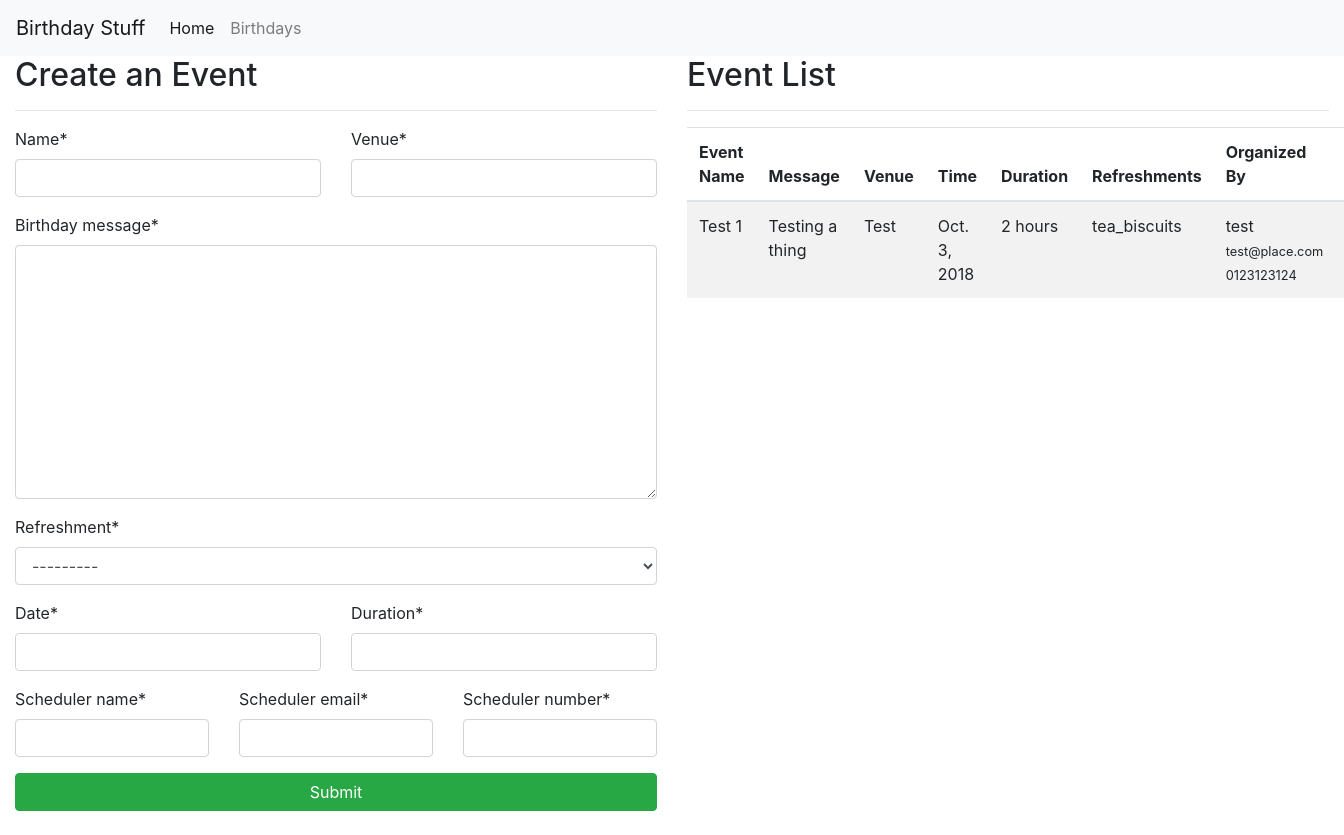
/events/, run on an earlier commit of the app's database.
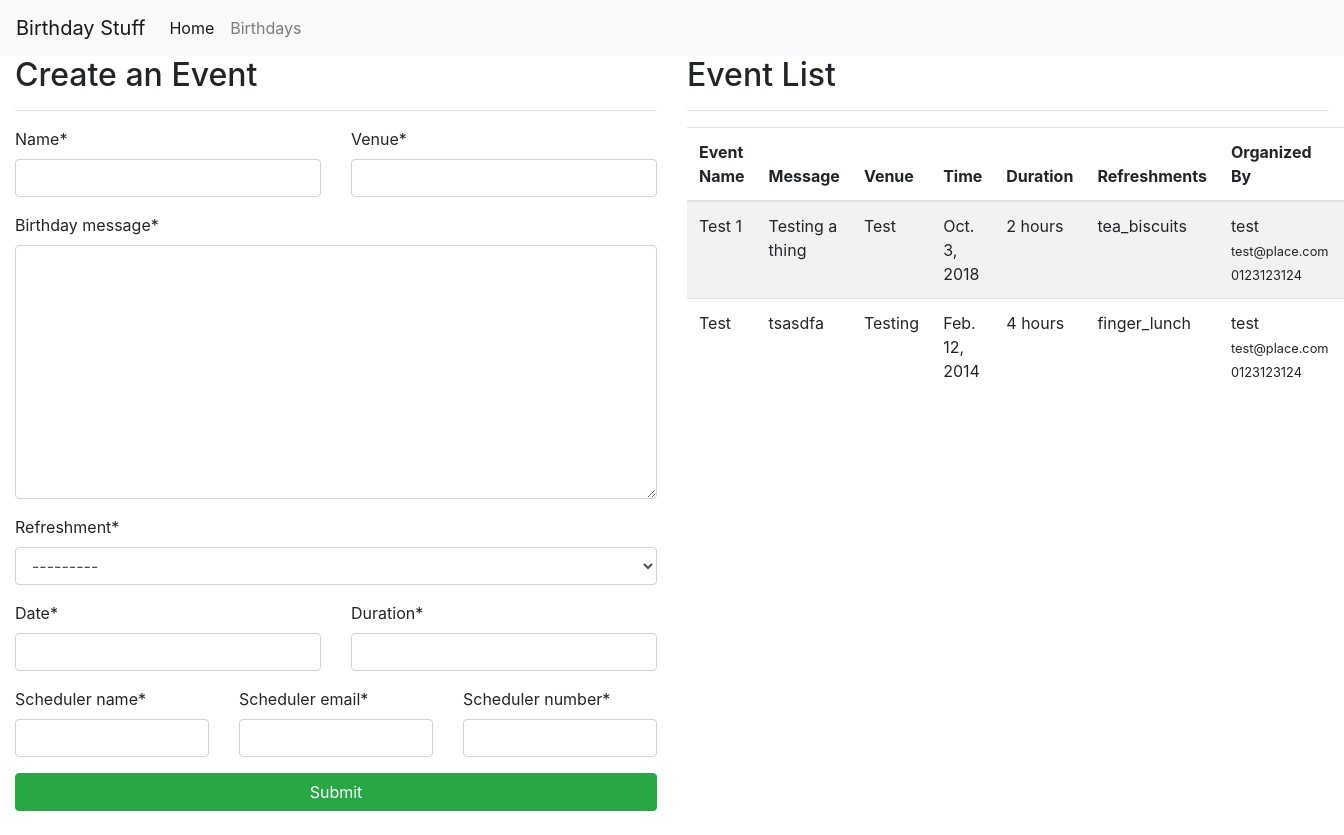
And on a later commit of the database.
### birthday/models.py (models this page shows, shortened)
class Birthday(models.Model):
    name = models.CharField(max_length=255)
    birthday_message = models.TextField()
    date = models.DateTimeField()
    duration = models.IntegerField()
    venue = models.CharField(max_length=255)
    refreshment = models.CharField(max_length=255, choices=REFRESHMENT_CHOICES)
    scheduler_name = models.CharField(max_length=255)
    scheduler_email = models.EmailField(max_length=255)
    scheduler_number = models.CharField(max_length=10)

### birthday/views.py (the view)
# urls.py: path('events/', views.birthday, name='birthday'),
def birthday(req):
    if req.method == 'POST':
        form = BirthdayForm(req.POST)
        if form.is_valid():
            form.save()
            return HttpResponseRedirect('/birthday/events')
    else:
        form = BirthdayForm()
    birthdays = Birthday.objects.all()
    return render(req, 'birthday/birthday.html', {
        'form': form,
        'birthdays': birthdays,
        'refreshment_choices': REFRESHMENT_CHOICES
    })

### birthday/forms.py
class BirthdayForm(ModelForm):
    class Meta:
        model = Birthday
        fields = '__all__'

### birthday/templates/birthday/birthday.html (shortened to what the changed rows need)
{% extends 'layout.html' %}
{% load crispy_forms_tags %}
{% block content %}
    <div class="container-fluid">
        <div class="row">
            <div class="col-sm-12 col-md-6">
                <h2>Create an Event</h2>
            </div>
            <div class="col-sm-12 col-md-6">
                <h2>Event List</h2>
                <table class="table table-striped">
                    <thead>
                        <tr>
                            <th>Event Name</th>
                            <th>Message</th>
                            <th>Venue</th>
                            <th>Time</th>
                            <th>Duration</th>
                            <th>Refreshments</th>
                            <th>Organized By</th>
                            <th></th>
                        </tr>
                    </thead>
                    <tbody>
                    {% if birthdays|length > 0 %}
                        {% for b in birthdays %}
                            <tr>
                                <td>{{ b.name }}</td>
                                <td>{{ b.birthday_message }}</td>
                                <td>{{ b.venue }}</td>
                                <td>{{ b.date | date }}</td>
                                <td>{{ b.duration }} hours</td>
                                <td>{{ b.refreshment }}</td>
                                <td>
                                    {{ b.scheduler_name }}
                                    <br/>
                                    <small>{{ b.scheduler_email }}</small>
                                    <br/>
                                    <small>{{ b.scheduler_number }}</small>
                                </td>
                                <td>
                                </td>
                            </tr>
                        {% endfor %}
                    {% else %}
                        <tr>
                            <td colspan="8">
                                <p class="text-center text-muted">No birthdays found</p>
                            </td>
                        </tr>
                    {% endif %}
                    </tbody>
                </table>
            </div>
        </div>
    </div>
{% endblock %}

What changed in the data, as far as the page shows it:
added Birthday: name "Test", birthday_message "tsasdfa", venue "Testing", date "Feb. 12, 2014", duration "4", refreshment "finger_lunch", scheduler_name "test", scheduler_email "test@place.com", scheduler_number "0123123124"
